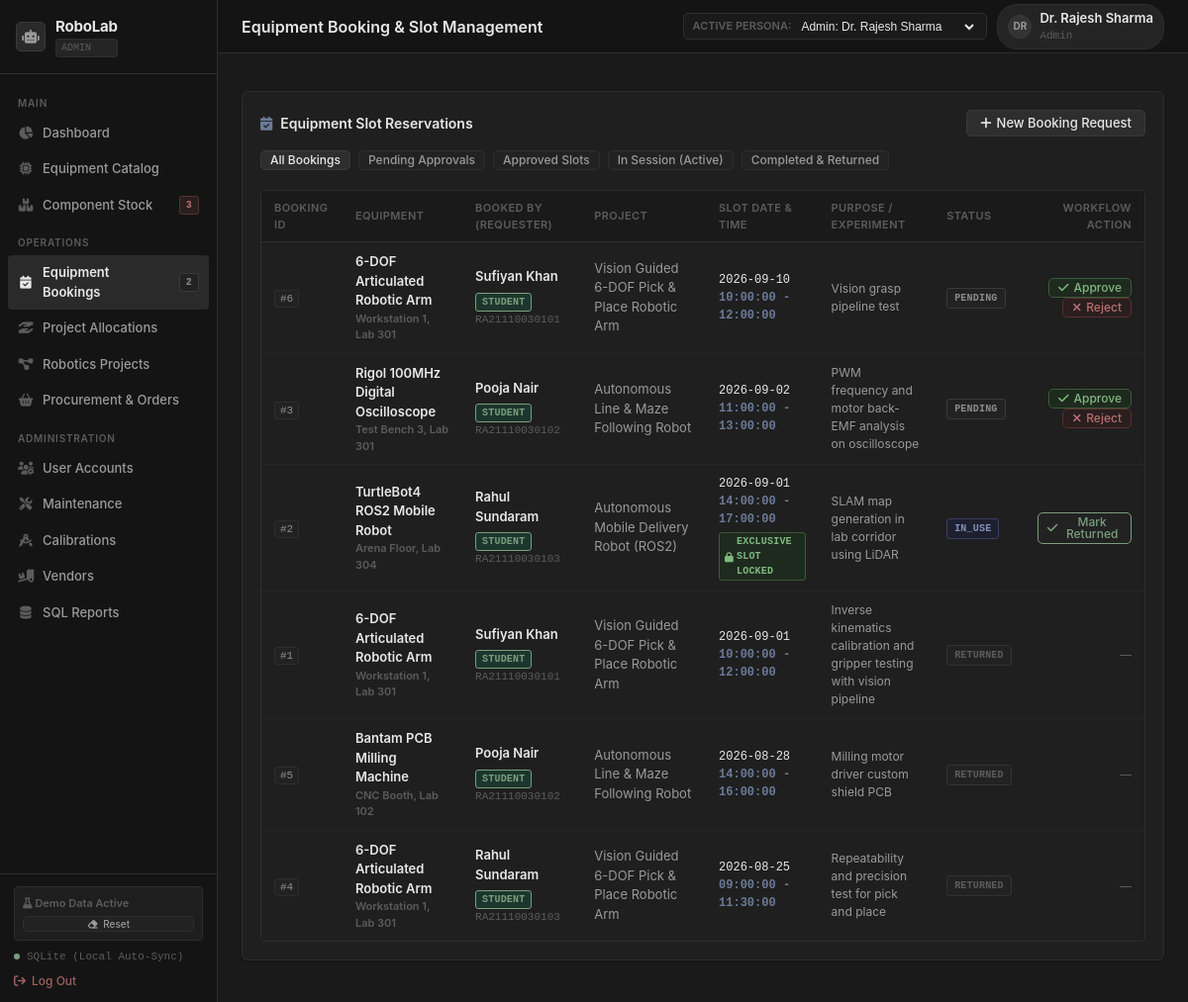
The page /bookings on the database as committed earlier.
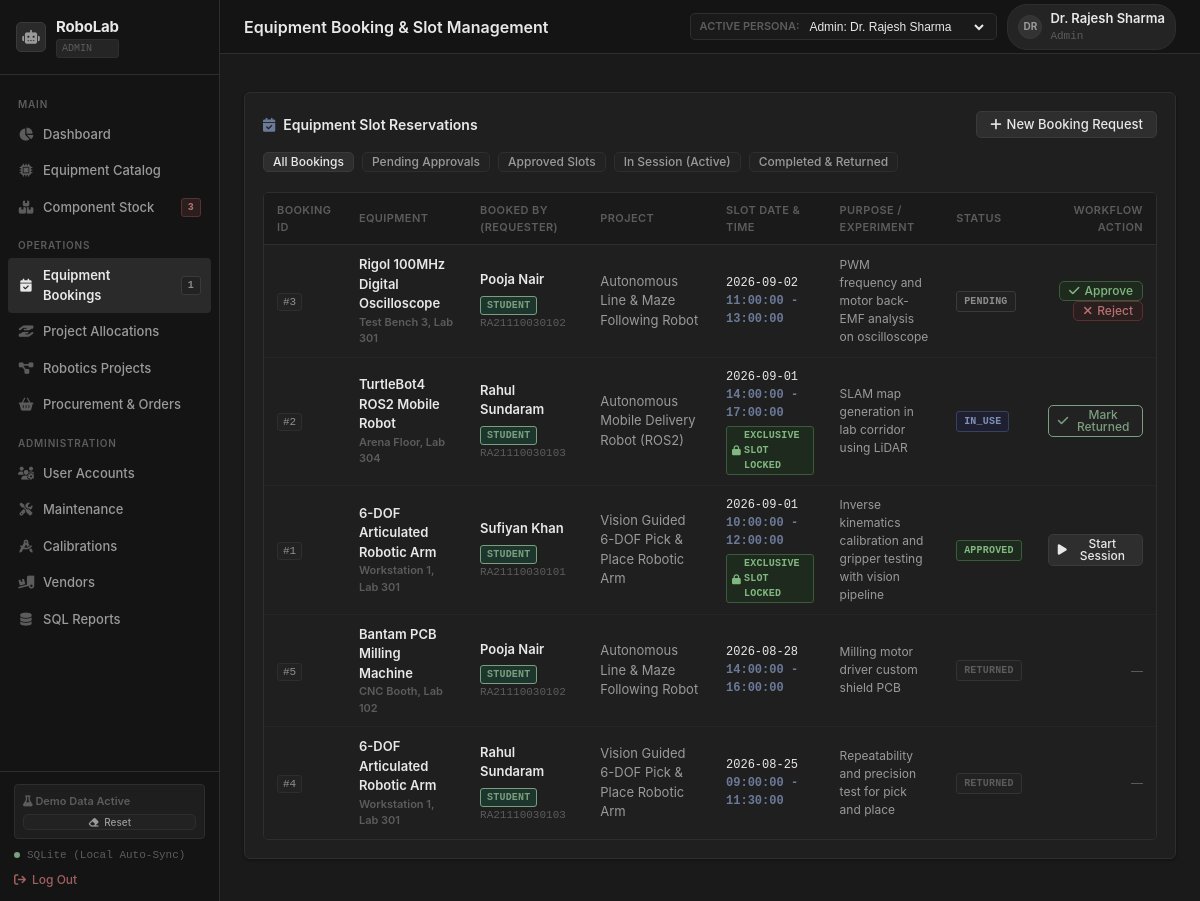
The same page on the database as committed later.
### tables this page shows
CREATE TABLE BOOKINGS (
    booking_id INTEGER PRIMARY KEY AUTOINCREMENT,
    equipment_id TEXT NOT NULL,
    user_id INTEGER NOT NULL,
    project_id INTEGER,
    booking_date TEXT NOT NULL,
    start_time TEXT NOT NULL,
    end_time TEXT NOT NULL,
    purpose TEXT NOT NULL,
    status TEXT CHECK(status IN ('PENDING', 'APPROVED', 'REJECTED', 'IN_USE', 'RETURNED', 'CANCELLED')) DEFAULT 'PENDING',
    approved_by INTEGER,
    created_at DATETIME DEFAULT CURRENT_TIMESTAMP,
    FOREIGN KEY (equipment_id) REFERENCES EQUIPMENT(equipment_id),
    FOREIGN KEY (user_id) REFERENCES USERS(user_id),
    FOREIGN KEY (project_id) REFERENCES PROJECTS(project_id),
    FOREIGN KEY (approved_by) REFERENCES USERS(user_id)
);

CREATE TABLE EQUIPMENT (
    equipment_id TEXT PRIMARY KEY,
    equipment_name TEXT NOT NULL,
    category_id INTEGER NOT NULL,
    laboratory_id INTEGER NOT NULL,
    serial_number TEXT UNIQUE,
    purchase_date TEXT NOT NULL,
    warranty_end TEXT,
    status TEXT CHECK(status IN ('Available', 'In Use', 'Maintenance', 'Decommissioned')) DEFAULT 'Available',
    location TEXT NOT NULL,
    description TEXT,
    created_at DATETIME DEFAULT CURRENT_TIMESTAMP,
    FOREIGN KEY (category_id) REFERENCES EQUIPMENT_CATEGORIES(category_id),
    FOREIGN KEY (laboratory_id) REFERENCES LABORATORIES(lab_id)
);

CREATE TABLE USERS (
    user_id INTEGER PRIMARY KEY AUTOINCREMENT,
    role_id INTEGER NOT NULL,
    full_name TEXT NOT NULL,
    email TEXT NOT NULL UNIQUE,
    password_hash TEXT DEFAULT 'pbkdf2:sha256:default_hash',
    roll_number TEXT UNIQUE,
    phone TEXT,
    department TEXT DEFAULT 'Robotics & Automation',
    created_at DATETIME DEFAULT CURRENT_TIMESTAMP,
    FOREIGN KEY (role_id) REFERENCES ROLES(role_id)
);

CREATE TABLE PROJECTS (
    project_id INTEGER PRIMARY KEY AUTOINCREMENT,
    project_name TEXT NOT NULL,
    guide_faculty_id INTEGER,
    start_date TEXT NOT NULL,
    end_date TEXT,
    status TEXT CHECK(status IN ('Active', 'Completed', 'On Hold')) DEFAULT 'Active',
    description TEXT,
    created_at DATETIME DEFAULT CURRENT_TIMESTAMP,
    FOREIGN KEY (guide_faculty_id) REFERENCES USERS(user_id)
);

### app.py (the view)
@app.route('/bookings')
@login_required
def bookings_list():
    status_filter = request.args.get('status', '')
    user = get_current_user()
    sql = """
        SELECT b.*, e.equipment_name, e.location, u.full_name AS student_name, u.roll_number,
               r.role_name AS user_role,
               p.project_name, approver.full_name AS approver_name
        FROM BOOKINGS b
        JOIN EQUIPMENT e ON b.equipment_id = e.equipment_id
        JOIN USERS u ON b.user_id = u.user_id
        JOIN ROLES r ON u.role_id = r.role_id
        LEFT JOIN PROJECTS p ON b.project_id = p.project_id
        LEFT JOIN USERS approver ON b.approved_by = approver.user_id
        WHERE 1=1
    """
    params = []
    if user and user['role_name'] == 'Student':
        sql += " AND b.user_id = %s"
        params.append(user['user_id'])
    if status_filter:
        sql += " AND b.status = %s"
        params.append(status_filter)
    sql += """ ORDER BY
        CASE WHEN b.status = 'PENDING' THEN 1 ELSE 2 END ASC,
        CASE WHEN r.role_name = 'Faculty' THEN 1 WHEN r.role_name = 'Student' THEN 2 ELSE 3 END ASC,
        b.booking_date DESC, b.start_time DESC, b.booking_id DESC"""
    bookings = query_db(sql, params)
    all_active_bookings = query_db("""
        SELECT b.booking_id, b.equipment_id, b.booking_date, b.start_time, b.end_time, b.status, u.full_name AS student_name
        FROM BOOKINGS b
        JOIN USERS u ON b.user_id = u.user_id
        WHERE b.status IN ('PENDING', 'APPROVED', 'IN_USE')
    """)
    for b in bookings:
        competing = []
        approved_conflict = None
        b_start = normalize_time_str(b['start_time'])
        b_end = normalize_time_str(b['end_time'])
        for other in all_active_bookings:
            if other['booking_id'] != b['booking_id'] and other['equipment_id'] == b['equipment_id'] and str(other['booking_date']) == str(b['booking_date']):
                o_start = normalize_time_str(other['start_time'])
                o_end = normalize_time_str(other['end_time'])
                if o_start < b_end and o_end > b_start:
                    if other['status'] in ('APPROVED', 'IN_USE'):
                        approved_conflict = other
                    elif other['status'] == 'PENDING':
                        competing.append(other)
        b['competing_requests'] = competing
        b['approved_conflict'] = approved_conflict
    equipment = query_db("SELECT equipment_id, equipment_name, status FROM EQUIPMENT ORDER BY equipment_name ASC")
    bookable_users = query_db("""
        SELECT u.user_id, u.full_name, u.roll_number, r.role_name
        FROM USERS u
        JOIN ROLES r ON u.role_id = r.role_id
        WHERE r.role_name IN ('Faculty', 'Student')
        ORDER BY CASE r.role_name WHEN 'Faculty' THEN 1 ELSE 2 END, u.full_name ASC
    """)
    projects = query_db("SELECT project_id, project_name FROM PROJECTS WHERE status = 'Active' ORDER BY project_name ASC")
    return render_template('bookings.html', bookings=bookings, equipment=equipment,
                           bookable_users=bookable_users, projects=projects, selected_status=status_filter)

### templates/bookings.html (shortened to what the changed rows need)
{% extends "layout.html" %}
{% block page_title %}Equipment Booking &amp; Slot Management{% endblock %}
{% block content %}
<div class="card-section">
    <div class="table-container">
        <table class="table-modern">
            <thead>
                <tr>
                    <th>Booking ID</th>
                    <th>Equipment</th>
                    <th>Booked By (Requester)</th>
                    <th>Project</th>
                    <th>Slot Date &amp; Time</th>
                    <th>Purpose / Experiment</th>
                    <th>Status</th>
                    <th style="text-align: right;">Workflow Action</th>
                </tr>
            </thead>
            <tbody>
                {% for b in bookings %}
                <tr>
                    <td><span class="code-pill">#{{ b.booking_id }}</span></td>
                    <td style="font-weight: 600;">
                        <a href="{{ url_for('equipment_detail', equipment_id=b.equipment_id) }}" style="color: var(--text-primary); text-decoration: none;">
                            {{ b.equipment_name }}
                        </a>
                        <div style="font-size: 11px; color: var(--text-muted);">{{ b.location }}</div>
                    </td>
                    <td>
                        <div style="display: flex; align-items: center; gap: 6px; flex-wrap: wrap;">
                            <span style="font-weight: 600;">{{ b.student_name }}</span>
                            {% if b.user_role == 'Faculty' %}
                                <span class="badge" style="background: rgba(139, 92, 246, 0.15); color: var(--accent-purple); font-size: 10px; padding: 1px 6px;">FACULTY (PRIORITY)</span>
                            {% elif b.user_role == 'Student' %}
                                <span class="badge" style="background: rgba(16, 185, 129, 0.15); color: var(--accent-emerald); font-size: 10px; padding: 1px 6px;">STUDENT</span>
                            {% else %}
                                <span class="badge badge-secondary" style="font-size: 10px; padding: 1px 6px;">{{ b.user_role or 'STAFF' }}</span>
                            {% endif %}
                        </div>
                        <div style="font-size: 11px; color: var(--text-muted); font-family: var(--font-mono);">{{ b.roll_number or 'Faculty Member' }}</div>
                    </td>
                    <td style="color: var(--text-secondary);">{{ b.project_name or 'Independent Lab Activity' }}</td>
                    <td style="font-family: var(--font-mono); font-size: 12px;">
                        <div>{{ b.booking_date }}</div>
                        <div style="color: var(--accent-cyan); font-weight: 600;">{{ b.start_time }} - {{ b.end_time }}</div>
                        {% if b.status == 'PENDING' %}
                            {% if b.approved_conflict %}
                                <div style="margin-top: 4px;">
                                    <span class="badge badge-overdue" style="font-size: 10px; padding: 2px 6px; display: inline-flex; align-items: center; gap: 4px;" title="Slot already allocated to Booking #{{ b.approved_conflict.booking_id }} ({{ b.approved_conflict.student_name }})">
                                        <i class="fa-solid fa-triangle-exclamation"></i> Overlaps Approved #{{ b.approved_conflict.booking_id }}
                                    </span>
                                </div>
                            {% elif b.competing_requests and b.competing_requests|length > 0 %}
                                <div style="margin-top: 4px;">
                                    <span class="badge" style="background: rgba(245, 158, 11, 0.15); color: var(--accent-amber); border: 1px solid rgba(245, 158, 11, 0.3); font-size: 10px; padding: 2px 6px; display: inline-flex; align-items: center; gap: 4px;" title="Multiple users requested this slot. Approving one will auto-decline other competing requests.">
                                        <i class="fa-solid fa-users"></i> {{ b.competing_requests|length }} Competing Request(s)
                                    </span>
                                </div>
                            {% endif %}
                        {% elif b.status in ['APPROVED', 'IN_USE'] %}
                            <div style="margin-top: 4px;">
                                <span class="badge badge-available" style="font-size: 10px; padding: 1px 5px; display: inline-flex; align-items: center; gap: 3px;">
                                    <i class="fa-solid fa-lock"></i> Exclusive Slot Locked
                                </span>
                            </div>
                        {% endif %}
                    </td>
                    <td style="max-width: 250px; font-size: 12px; color: var(--text-secondary);">
                        {{ b.purpose }}
                    </td>
                    <td>
                        <span class="badge badge-{{ b.status.lower().replace('_', '-') }}">{{ b.status }}</span>
                    </td>
                    <td style="text-align: right;">
                        {% if not current_user or current_user.role_name in ['Admin', 'Lab Technician'] %}
                            {% if b.status == 'PENDING' %}
                                {% if b.approved_conflict %}
                                    <div style="display: inline-flex; gap: 4px; align-items: center;">
                                        <button type="button" class="btn btn-secondary btn-sm" disabled style="opacity: 0.6; cursor: not-allowed; font-size: 11px;" title="Cannot approve: Equipment already approved for {{ b.approved_conflict.student_name }} (#{{ b.approved_conflict.booking_id }})">
                                            <i class="fa-solid fa-ban"></i> Slot Taken
                                        </button>
                                        <form method="POST" action="{{ url_for('booking_update_status', booking_id=b.booking_id) }}" style="display: inline-block;">
                                            <input type="hidden" name="action" value="REJECT">
                                            <button type="submit" class="btn btn-danger btn-sm" title="Reject conflicting booking" style="font-size: 11px;">
                                                <i class="fa-solid fa-xmark"></i> Reject
                                            </button>
                                        </form>
                                    </div>
                                {% else %}
                                    <form method="POST" action="{{ url_for('booking_update_status', booking_id=b.booking_id) }}" style="display: inline-flex; gap: 4px;">
                                        <button type="submit" class="btn btn-success btn-sm" title="{% if b.competing_requests and b.competing_requests|length > 0 %}Approve this user and auto-decline competing requests{% else %}Approve booking reservation{% endif %}">
                                            <i class="fa-solid fa-check"></i> Approve
                                        </button>
                                    </form>
                                    <form method="POST" action="{{ url_for('booking_update_status', booking_id=b.booking_id) }}" style="display: inline-flex; gap: 4px;">
                                        <button type="submit" class="btn btn-danger btn-sm" title="Reject booking reservation">
                                            <i class="fa-solid fa-xmark"></i> Reject
                                        </button>
                                    </form>
                                {% endif %}
                            {% elif b.status == 'APPROVED' %}
                                <form method="POST" action="{{ url_for('booking_update_status', booking_id=b.booking_id) }}" style="display: inline-flex;">
                                    <button type="submit" class="btn btn-primary btn-sm">
                                        <i class="fa-solid fa-play"></i> Start Session
                                    </button>
                                </form>
                            {% elif b.status == 'IN_USE' %}
                                <form method="POST" action="{{ url_for('booking_update_status', booking_id=b.booking_id) }}" style="display: inline-flex;">
                                    <button type="submit" class="btn btn-secondary btn-sm" style="border-color: var(--accent-emerald); color: var(--accent-emerald);">
                                        <i class="fa-solid fa-check"></i> Mark Returned
                                    </button>
                                </form>
                            {% else %}
                                <span style="font-size: 12px; color: var(--text-muted);">&mdash;</span>
                            {% endif %}
                        {% endif %}
                    </td>
                </tr>
                {% else %}
                <tr>
                    <td colspan="8" style="text-align: center; color: var(--text-muted); padding: 30px;">
                        No bookings found matching current filter.
                    </td>
                </tr>
                {% endfor %}
            </tbody>
        </table>
    </div>
</div>
{% endblock %}

### templates/layout.html (shortened to what the changed rows need)
<!DOCTYPE html>
<html lang="en">
<head>
    <link rel="stylesheet" href="{{ url_for('static', filename='css/fontawesome.min.css') }}">
    <link rel="stylesheet" href="{{ url_for('static', filename='css/style.css') }}">
</head>
<body>
    <div class="app-container">
        <aside class="sidebar">
            <ul class="nav-menu">
                <li class="nav-item">
                    <a href="{{ url_for('bookings_list') }}" class="nav-link {% if request.endpoint == 'bookings_list' %}active{% endif %}">
                        <i class="fa-solid fa-calendar-check"></i>
                        <span>{% if current_user and current_user.role_name in ['Student', 'Faculty'] %}My Slot Bookings{% else %}Equipment Bookings{% endif %}</span>
                        {% if pending_bookings_count > 0 and (not current_user or current_user.role_name in ['Admin', 'Lab Technician']) %}
                            <span class="badge badge-pending" style="margin-left: auto; padding: 1px 6px; font-size: 10px;">{{ pending_bookings_count }}</span>
                        {% endif %}
                    </a>
                </li>
            </ul>
        </aside>
        <div class="main-wrapper">
            <header class="topbar">
                <div class="page-title-group">
                    <h1>{% block page_title %}Robotics Laboratory Management System{% endblock %}</h1>
                </div>
            </header>
            <main class="content-body">
                {% block content %}{% endblock %}
            </main>
        </div>
    </div>
</body>
</html>

Rows that differ between the two databases and show on the page:
removed BOOKINGS: booking_id "6", equipment_name "6-DOF Articulated Robotic Arm", location "Workstation 1, Lab 301", student_name "Sufiyan Khan", roll_number "RA21110030101", project_name "Vision Guided 6-DOF Pick & Place Robotic Arm", booking_date "2026-09-10", start_time "10:00:00", end_time "12:00:00", purpose "Vision grasp pipeline test", status "PENDING"
changed BOOKINGS "Inverse kinematics calibration and gripper testing with vision pipeline": status "RETURNED" → "APPROVED"; status "—" → "EXCLUSIVE SLOT LOCKED Start Session"
Other text that changed with them:
{{ pending_bookings_count }}: "2" → "1"
